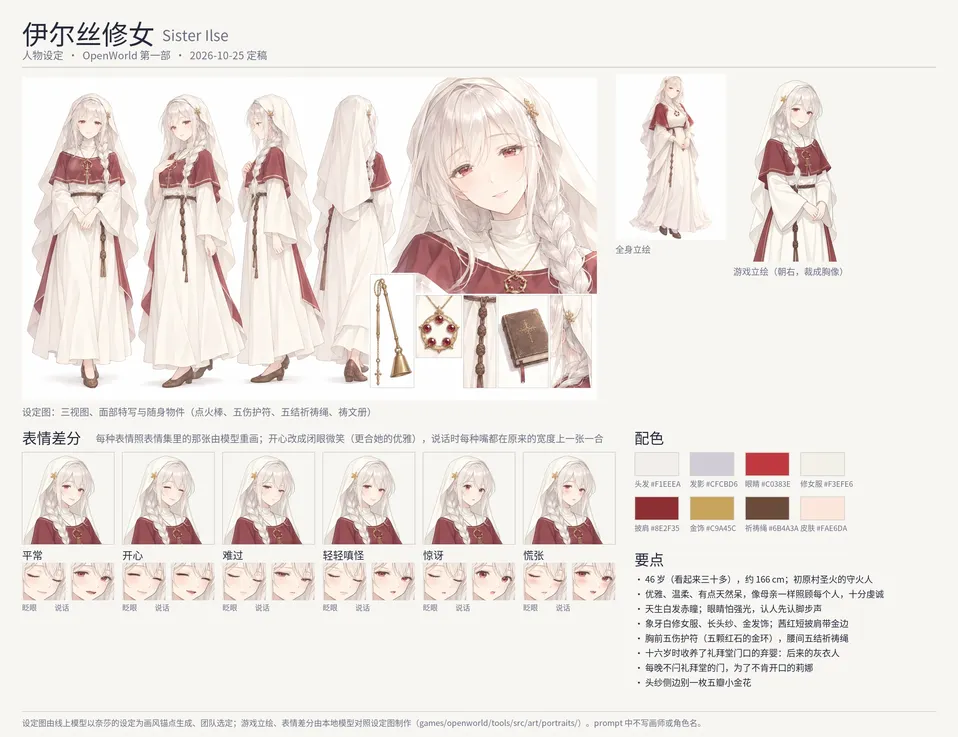
#> input picture wiki/images/ilse-design.webp, 958 x 737 px, shrunk from 2600 x 2000 before the run
$ python whiten.py ../../../../../../../wiki/images/ilse-design.webp out.png
#> lines starting #> are read from the running program, lines starting #| are printed output that depends on the picture
"""A draft's background made plain white: everything light and grey reached from the border (a drawn checkerboard too).

    python -I whiten.py in.png out.png
"""
import sys
from collections import deque
from PIL import Image

im = Image.open(sys.argv[1]).convert('RGB')
#> im is the input picture: PIL image 958x737 RGB; mean R, G, B 237.8, 231.8, 227.6
W, H = im.size
#> W = 958; H = 737
p = im.load()
light = lambda c: min(c) > 175 and max(c) - min(c) < 22
seen = set()
q = deque((x, y) for x in range(W) for y in (0, H - 1))
q.extend((x, y) for y in range(H) for x in (0, W - 1))
while q:
    x, y = q.popleft()
    if (x, y) in seen or not (0 <= x < W and 0 <= y < H) or not light(p[x, y]):
        continue
    seen.add((x, y))
    p[x, y] = (255, 255, 255)
    q.extend(((x + 1, y), (x - 1, y), (x, y + 1), (x, y - 1)))
#> after the loop, seen = 601445 items
im.save(sys.argv[2])
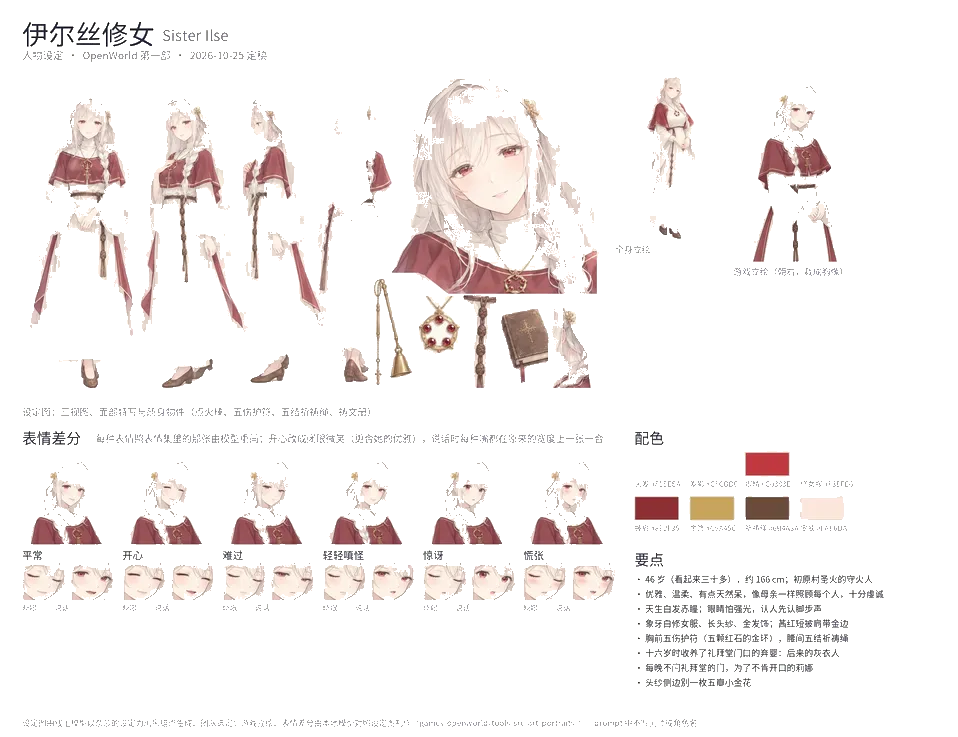
#> saved as out.png: PIL image 958x737 RGB; mean R, G, B 246.1, 242.1, 241.2
